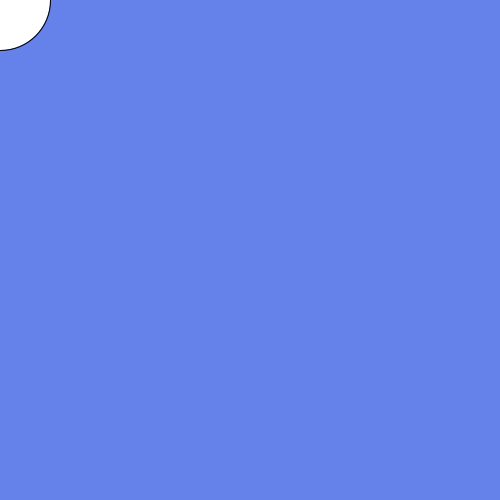
Frame 1 (no input)
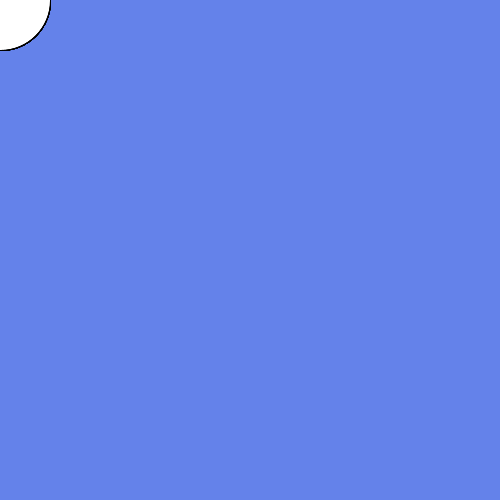
Frame 60 (the mouse pressed at the canvas centre just before this capture)
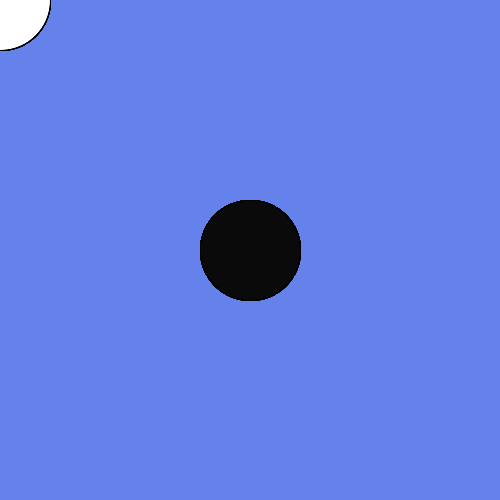
Frame 120 (the mouse held since frame 60 and released just before this capture)

The Processing sketch that drew these frames (run headless with seeded random() and noise(); from frame 60 on, the mouse is pressed at the canvas centre):

// Processing sketch: processing_85130
// ── processing_85130.pde

void setup() {
  background (100, 130, 234);
size(500, 500);
smooth();
}
void draw() {
if (mousePressed) {
fill(10);
} else {
fill(255);
}
ellipse(mouseX, mouseY, 100, 100);
}
